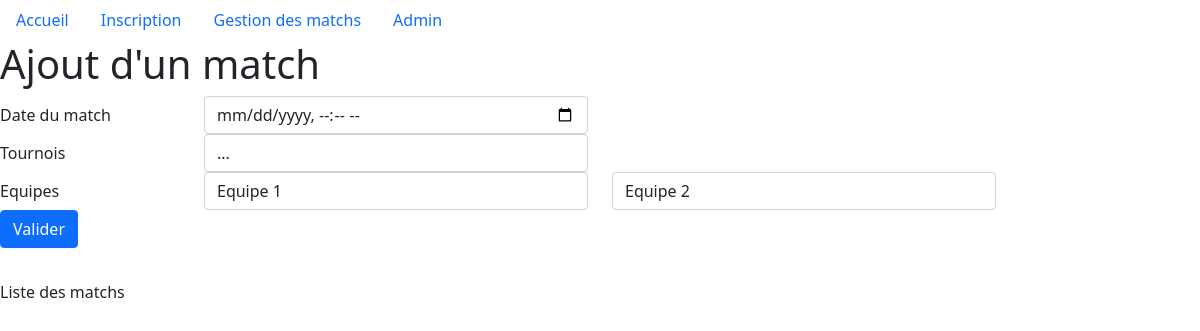
Page /matchs/ on the earlier database version.
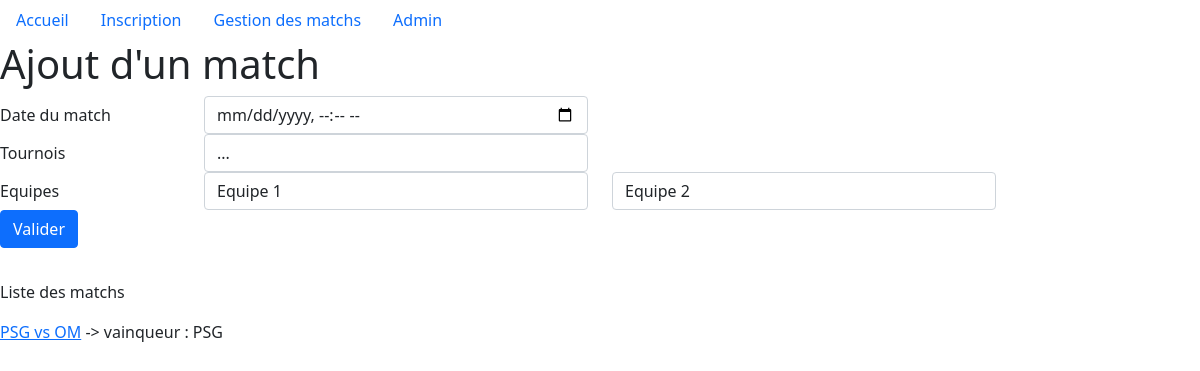
Same page on the later database version.
### appTournament/models.py (models this page shows, shortened)
class Match(models.Model):
    date_time = models.DateTimeField(default=timezone.now())
    tournament = models.ForeignKey(Tournament, on_delete=models.CASCADE)
    team1 = models.ForeignKey(Team, related_name="team1", on_delete=models.CASCADE)
    team2 = models.ForeignKey(Team, related_name="team2", on_delete=models.CASCADE)
    score_team1 = models.IntegerField(default=0)
    score_team2 = models.IntegerField(default=0)
    winner = models.CharField(default="", max_length=16)
    def __str__(self) -> str:
        return self.team1.name + " vs " + self.team2.name

class Team(models.Model):
    name = models.CharField(max_length=16)
    def __str__(self) -> str:
        return self.name

### appTournament/views.py (the view)
# urls.py: path('matchs/', gestionMatchs),
def gestionMatchs(request):
    if request.method == "POST":
        form = MatchForm(request.POST)
        if form.is_valid():
            form.save()
            return redirect('')
    else:
        form = MatchForm()
    context = {
        'title': 'Gestion des matchs',
        'form': MatchForm(),
        'teams': Team.objects.all(),
        'tournaments': Tournament.objects.all(),
        'matchs': Match.objects.all().order_by('date_time'),
    }
    return render(request, 'gestion-matchs.html', context)

### appTournament/forms.py
class MatchForm(forms.ModelForm):
    class Meta:
        model = Match
        fields = ['date_time', 'tournament', 'team1', 'team2']

### appTournament/models.py (called while the page is built)
    def __str__(self) -> str:
        return self.sport + " : " + self.saison

### appTournament/templates/gestion-matchs.html (shortened to what this page needs)
{% extends 'base.html' %}
{% block content %}
<h1>Ajout d'un match</h1>
<form method="POST">
    <div class="form-group row">
        <label for="date_time" class="col-sm-2 col-form-label">Date du match</label>
        <div class="col-sm-4">
            <input type="datetime-local" class="form-control" name="date_time">
        </div>
    </div>
    <div class="form-group row">
        <label for="tournament" class="col-sm-2 col-form-label">Tournois</label>
        <div class="col-sm-4">
            <select class="form-control" id="tournament" name="tournament">
                <option value="" selected disabled>...</option>
            </select>
        </div>
    </div>
    <div class="form-group row">
        <label for="teams" class="col-sm-2 col-form-label">Equipes</label>
        <div class="d-inline-flex col-sm-8">
            <select class="form-control me-4" id="team1" name="team1">
                <option value="" selected disabled>Equipe 1</option>
            </select>
            <select class="form-control" id="team2" name="team2">
                <option value="" selected disabled>Equipe 2</option>
            </select>
        </div>
    </div>
    <button type="submit" class="btn btn-primary mb-2">Valider</button>
</form>
<br>
<p>Liste des matchs</p>
{% if teams %}
  <table>
  {% for match in matchs %}
    <tr>
      <p>
        <a href="../matchs/{{ match.id }}">{{ match }}</a>
        {% if match.winner %}
             -> vainqueur : {{ match.winner }}
        {% endif %}
        </p>
    </tr>
  {% endfor %}
  </table>
{% else %}
  <p>Aucune équipe n'est inscrite</p>
{% endif %}
{% endblock %}

Differences in the rows shown:
added Match: team1+team2 "PSG vs OM", winner "PSG"
